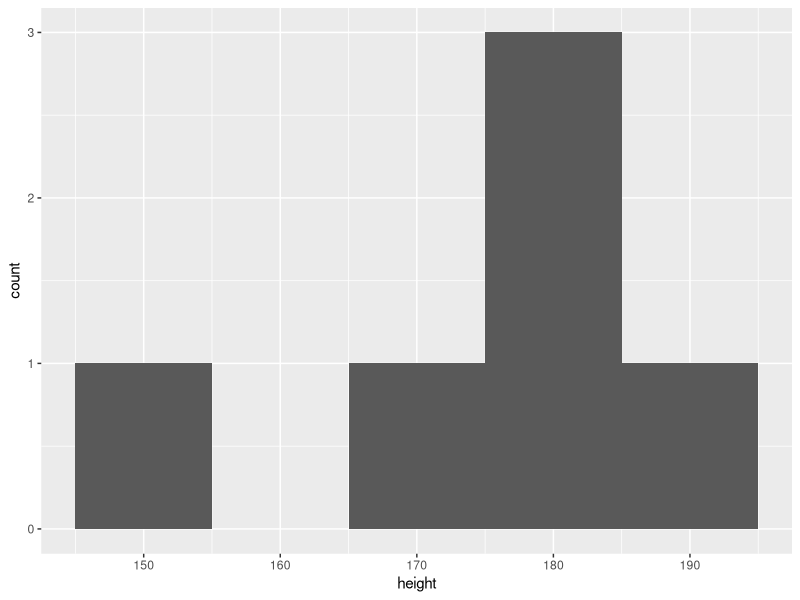
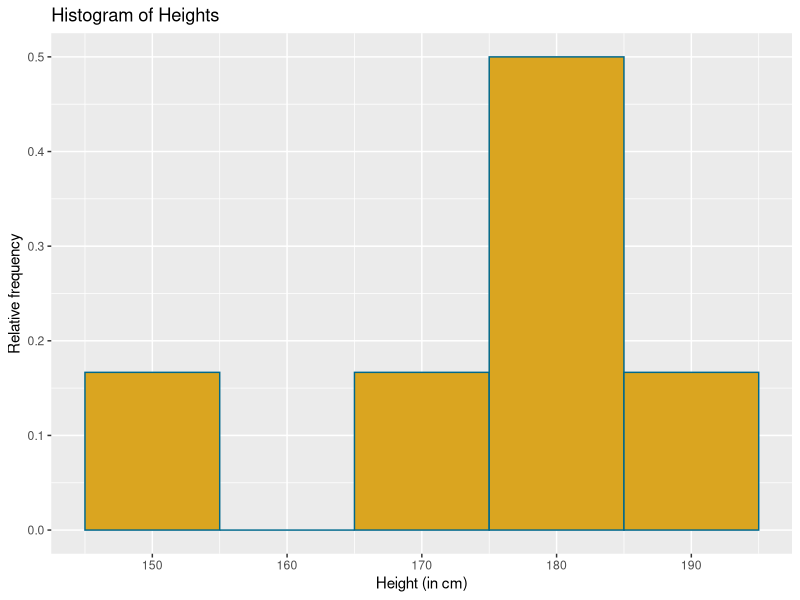
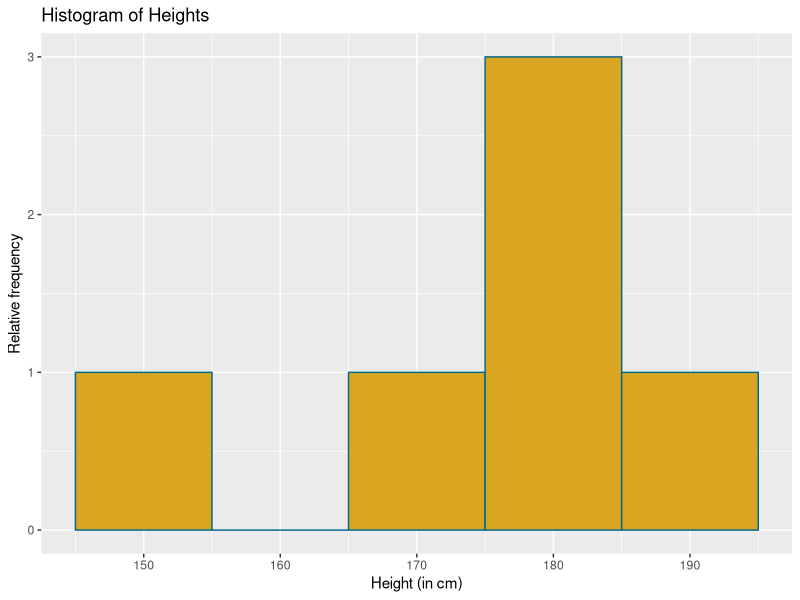

Write the R code that produced these figures, in order.
#Always load your package from the library FIRST! 

library(ggplot2)

height <- c(171, 192, 183, 177, 154, 176)

#Create a data frame from your vector.

height_df <- data.frame(height)

#Now create a histogram from your data frame.

h <- ggplot(height_df, aes(x = height))
h + geom_histogram(binwidth = 10)

#Let's add some labels and color.

h + geom_histogram(binwidth = 10, aes(y = ..count../sum(..count..)),
                   fill = "goldenrod", color = "deepskyblue4") +
  ggtitle("Histogram of Heights") + xlab("Height (in cm)") +
  ylab("Relative frequency")

#This creates a pretty graph!

#This seems to be the new replacement for the "...count..." error.

h + geom_histogram (binwidth = 10, aes (y = after_stat(count)),
                    fill = "goldenrod", color = "deepskyblue4") +
  ggtitle("Histogram of Heights") + xlab("Height (in cm)") +
  ylab("Relative frequency")


